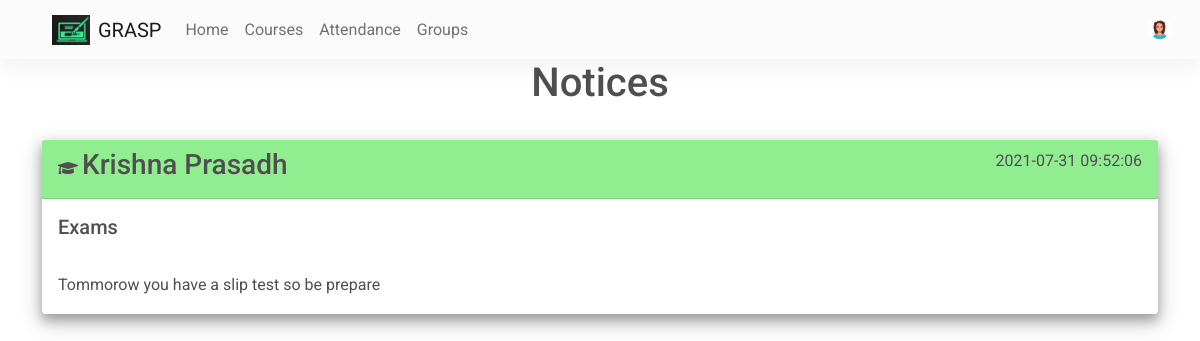
The app's page / (signed in) with its own data.
### website/models.py (models this page shows)
class User(db.Model, UserMixin):
    id = db.Column(db.Integer, primary_key=True)
    email = db.Column(db.String(150), unique=True, nullable=False)
    password = db.Column(db.String(150), nullable=False)
    first_name = db.Column(db.String(150), nullable=False)
    user_type = db.Column(db.String(1), nullable=False)
    notes = db.relationship('Note', backref='author', lazy=True)
    array_ids = db.relationship('Array_ids')
    student = db.relationship('Student', backref='user')
    teacher = db.relationship('Teacher', backref='user')
    mobile = db.Column(db.Integer, nullable=False)
    profile_pic = db.Column(
        db.String(150), nullable=False, default="default.jpg")
    dob = db.Column(db.DateTime(timezone=True), nullable=False)
    gender = db.Column(db.String(1), nullable=False)

class Note(db.Model):
    id = db.Column(db.Integer, primary_key=True)
    title = db.Column(db.String(150))
    data = db.Column(db.Text, nullable=False)
    date = db.Column(db.DateTime(timezone=True), default=func.now())
    user_ids = db.relationship("Array_ids")
    user_id = db.Column(db.Integer, db.ForeignKey('user.id'))
    notice_type = db.Column(db.String(1))
    user_name = db.Column(db.String(150))

### website/main/routes.py (the view)
@views.route('/', methods=['GET', 'POST'])
@login_required
def home():
    user_notes = []
    notes = Note.query.all()
    for note in notes:
        user_ids = note.user_ids
        for user_id in user_ids:
            if current_user.id == user_id.user_id:
                user_notes.append(note)
        if note.user_id == current_user.id:
            user_notes.append(note)
    user_notes.reverse()
    if current_user.user_type.lower() == 's' or current_user.user_type.lower() == 'p':
        print(current_user.id)
        return render_template("home.html", user=current_user, notes=user_notes)
    elif current_user.user_type.lower() == 'a':
        print(current_user.id)
        return render_template('admin.html', user=current_user)
    else:
        return redirect(url_for(views.logout))

### website/templates/home.html (shortened to what this page needs)
{% extends "base.html" %}
{% block content %}
<h1 align="center">Notices</h1>
{% for note in notes %}
<div class="card shadow-3-strong mb-3">
    {% if note.notice_type=='p' %}
    <div class="card-header" style="background-color: lightgreen;">
        <i style="display: inline-block;" aria-hidden="true" class="fas fa-graduation-cap"></i>
        <h3 style="display: inline-block;">
            {{note.user_name}}
        </h3>
        <p style="display: inline-block; float: right;">
            {{note.date}}
        </p>
    </div>
    {% endif %}
    <div class="card-body">
        <h5 class="card-title">{{ note.title }}</h5>
        <p class="card-text" style="white-space: pre-line;">
            {{note.data}}
        </p>
    </div>
</div>
{% endfor %}
{% endblock %}

### website/templates/base.html (shortened to what this page needs)
<!DOCTYPE html>
<html lang="en">
<head>
    <link rel="stylesheet" href="https://use.fontawesome.com/releases/v5.15.2/css/all.css" />
    <link rel="stylesheet" href="https://stackpath.bootstrapcdn.com/bootstrap/4.4.1/css/bootstrap.min.css"
 />
    <link rel="stylesheet" type="text/css" href="{{ url_for('static', filename='css/mdb.min.css') }}">
    <link rel="stylesheet" type="text/css" href="{{ url_for('static', filename='css/mdb.rtl.min.css') }}">
</head>
<body>
    <nav class="navbar navbar-expand-lg navbar-light bg-light">
        <div class="container-fluid">
            <a class="navbar-brand" href="/">
                <img src="{{url_for('static',filename='logo4.jpeg')}}" class="me-2" height="30" alt="" loading="lazy" />
                GRASP
            </a>
            <div class="collapse navbar-collapse" id="navbarNavAltMarkup">
                {% if user.is_authenticated %}
                {% if user.user_type=='s' %}
                <div class="navbar-nav mr-auto">
                    <a class="nav-link" aria-current="page" href="/">Home</a>
                    <a class="nav-item nav-link" id="courses" href="/courses">Courses</a>
                    <a class="nav-item nav-link" id="attendance" href="/attendance">Attendance</a>
                    <a class="nav-item nav-link" id="groups" href="/groups">Groups</a>
                </div>
                {% endif %}
                <div class="d-flex align-items-center">
                    <a class="dropdown-toggle d-flex align-items-center hidden-arrow" href="#"
                        id="navbarDropdownMenuLink" role="button" data-mdb-toggle="dropdown" aria-expanded="false">
                        <img src="{{url_for('static', filename='img/' + user.profile_pic)}}" class="rounded-circle"
                            height="25" alt="" loading="lazy" />
                    </a>
                </div>
                {% else %}
                <div class="navbar-nav me-auto mb-2 mb-lg-0">
                </div>
                <div class="d-flex align-items-center">
                    <a class="btn btn-link" id="login" href="/login">Login</a>
                </div>
                {% endif %}
            </div>
        </div>
    </nav>
    <div class="container">
        {% block content %}{% endblock %}
    </div>
</body>
</html>

### records on screen
User: profile_pic (picture)
Note: user_name "Krishna Prasadh", date "2021-07-31 09:52:06", title "Exams", data "Tommorow you have a slip test so be prepare"
